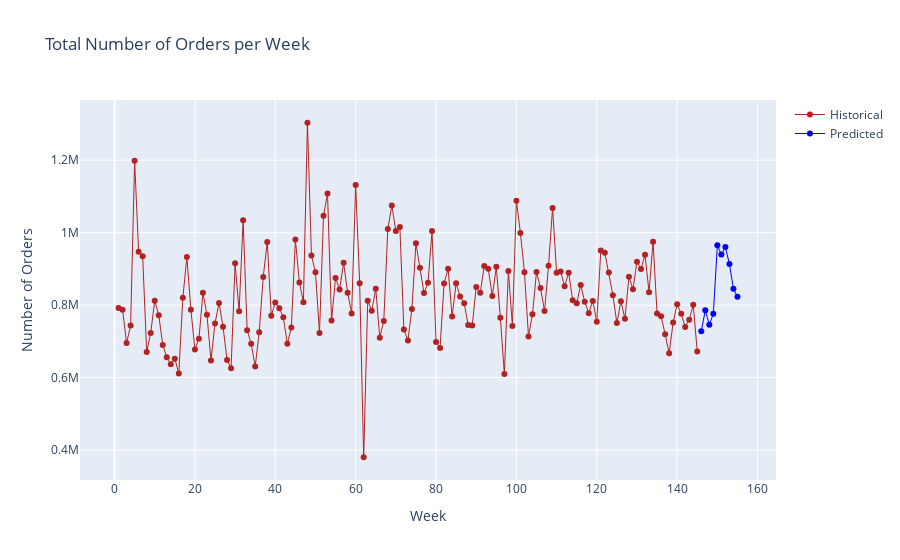

Write notebook code for a chart like this one.
### Code cell
#plot the historical and predicted values

import plotly.graph_objects as go

fig=go.Figure()
fig.add_trace(go.Scatter(x=X_hist.week,y=X_hist.num_orders,name='Historical',mode='lines+markers',line=dict(color='firebrick',width=1)))
fig.update_layout(title='Total Number of Orders per Week',xaxis_title='Week',yaxis_title='Number of Orders')

fig.add_trace(go.Scatter(x=y_pred.week,y=y_pred.num_orders,name='Predicted',mode='lines+markers',line=dict(color='blue',width=1)))
fig.update_layout(title='Total Number of Orders per Week',xaxis_title='Week',yaxis_title='Number of Orders')

fig.show()

### Figure 1 — Plotly figure (JSON) as saved in the notebook; plotly's stock layout.template omitted (floating-point values rounded to 4 significant figures; data arrays with more than 128 entries replaced by an {"elided": "..."} marker saying what was removed)
{"data": [{"line": {"color": "firebrick", "width": 1}, "mode": "lines+markers", "name": "Historical", "type": "scatter", "x": {"elided": "145 int values"}, "y": {"elided": "145 int values"}}, {"line": {"color": "blue", "width": 1}, "mode": "lines+markers", "name": "Predicted", "type": "scatter", "x": [146, 147, 148, 149, 150, 151, 152, 153, 154, 155], "y": [727800.0, 785800.0, 745600.0, 776100.0, 965200.0, 939600.0, 960600.0, 913400.0, 845500.0, 823100.0]}], "layout": {"title": {"text": "Total Number of Orders per Week"}, "xaxis": {"title": {"text": "Week"}}, "yaxis": {"title": {"text": "Number of Orders"}}}}
